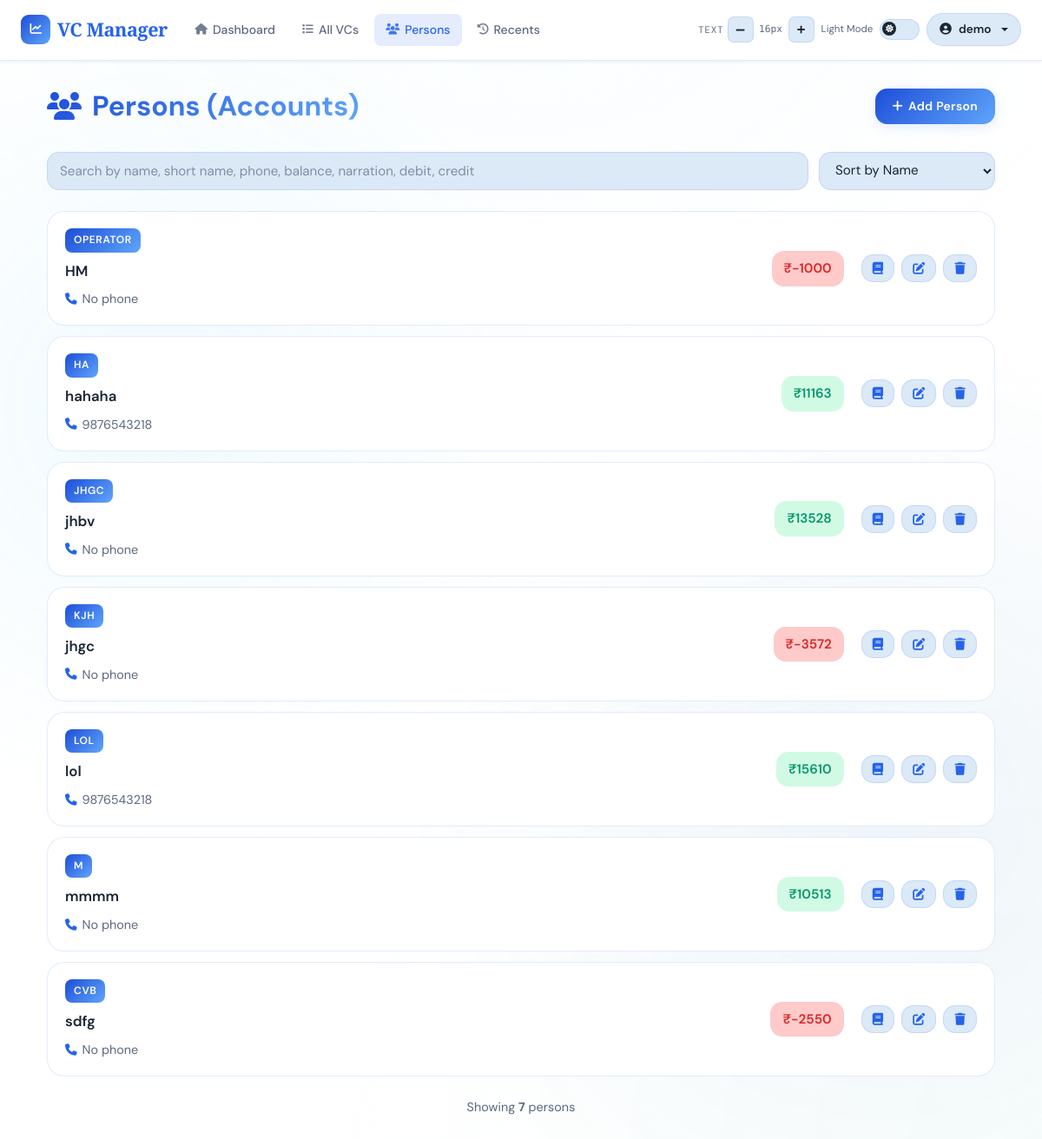
Screenshot of /person/ (signed in) with the database file from the repository.
### app/models/user.py (models this page shows, shortened)
class User(UserMixin, db.Model):
    __tablename__ = 'users'
    id = db.Column(db.Integer, primary_key=True)
    email = db.Column(db.String(120), unique=True, nullable=False, index=True)
    name = db.Column(db.String(120), nullable=False)
    password_hash = db.Column(db.String(255), nullable=True)  # Nullable for OAuth-only users
    google_id = db.Column(db.String(255), unique=True, nullable=True)  # For OAuth users
    created_at = db.Column(db.DateTime, default=datetime.utcnow)
    last_login = db.Column(db.DateTime, nullable=True)
    vcs = db.relationship('VC', backref='user', lazy=True, cascade='all, delete-orphan')
    persons = db.relationship('Person', backref='user', lazy=True, cascade='all, delete-orphan')

### app/models/person.py (models this page shows, shortened)
class Person(db.Model):
    __tablename__ = 'persons'
    id = db.Column(db.Integer, primary_key=True)
    user_id = db.Column(db.Integer, db.ForeignKey('users.id'), nullable=False, index=True)
    name = db.Column(db.String(80), nullable=False)
    short_name = db.Column(db.String(20), nullable=False)
    phone = db.Column(db.String(20), nullable=True)
    phone2 = db.Column(db.String(20), nullable=True)
    opening_balance = db.Column(db.Float, default=0.0, nullable=True)
    created_at = db.Column(db.DateTime, default=datetime.utcnow)
    __table_args__ = (
        db.UniqueConstraint('user_id', 'name',       name='uq_person_user_name'),
        db.UniqueConstraint('user_id', 'short_name', name='uq_person_user_short_name'),
    )
    payments = db.relationship(
        'Payment',
        backref='person',
        cascade='all, delete-orphan',
        passive_deletes=True
    )
    ledger_entries = db.relationship(
        'LedgerEntry',
        back_populates='person',
        cascade='all, delete-orphan'
    )
    transactions = db.relationship(
        'Transaction',
        back_populates='person',
        cascade='all, delete-orphan'
    )

### app/routes/person.py (the view)
@person_bp.route('/')
@login_required
def persons():
    latest_id_subq = (
        db.session.query(
            LedgerEntry.person_id,
            func.max(LedgerEntry.id).label('max_id')
        )
        .group_by(LedgerEntry.person_id)
        .subquery()
    )
    latest_balance_subq = (
        db.session.query(
            LedgerEntry.person_id,
            LedgerEntry.balance.label('latest_balance')
        )
        .join(
            latest_id_subq,
            (LedgerEntry.person_id == latest_id_subq.c.person_id) &
            (LedgerEntry.id == latest_id_subq.c.max_id)
        )
        .subquery()
    )
    results = (
        db.session.query(
            Person,
            latest_balance_subq.c.latest_balance
        )
        .outerjoin(
            latest_balance_subq,
            Person.id == latest_balance_subq.c.person_id
        )
        .filter(Person.user_id == current_user.id)
        .order_by(Person.name.asc())
        .all()
    )
    persons = []
    for person, balance in results:
        person.current_balance = float(balance or person.opening_balance or 0.0)
        persons.append(person)
    return render_template('person/list.html', persons=persons)

### templates/person/list.html (shortened to what this page needs)
{% extends "base.html" %}
{% block content %}
<div class="container-fluid">
    <div class="page-header">
        <h1 class="page-title">
            <i class="fas fa-users"></i>Persons (Accounts)
        </h1>
        <button class="btn btn-primary" onclick="location.href='{{ url_for('person.create_person') }}'">
            <i class="fas fa-plus"></i>Add Person
        </button>
    </div>
    <div class="control-bar">
        <div class="search-box">
            <input
                id="searchInput"
                type="search"
                class="form-control"
                placeholder="Search by name, short name, phone, balance, narration, debit, credit">
        </div>
        <select id="sortSelect" class="sort-select">
            <option value="name_asc">Sort by Name</option>
        </select>
    </div>
    <div class="person-list">
        {% if persons %}
            {% for person in persons %}
            <div class="person-item" id="person-{{ person.id }}"
                onclick="location.href='{{ url_for('ledger.person_ledger', person_id=person.id) }}'"
                style="cursor:pointer;"
                data-name="{{ person.name }}"
                data-phone="{{ (person.phone or '') ~ ' ' ~ (person.phone2 or '') }}"
                data-balance="{{person.current_balance }}">
                <div class="person-item-main">
                    <div class="person-badge">{{ person.short_name }}</div>
                    <div class="person-name">{{ person.name }}</div>
                    <div class="person-meta">
                        {% if person.phone %}
                        <div class="person-meta-item">
                            <i class="fas fa-phone"></i>
                            <span>{{ person.phone }}</span>
                        </div>
                        {% endif %}
                        {% if not person.phone and not person.phone2 %}
                        <div class="person-meta-item" style="color: var(--text-muted);">
                            <i class="fas fa-phone"></i>
                            <span>No phone</span>
                        </div>
                        {% endif %}
                    </div>
                </div>
                <div class="person-item-actions">
                    <div class="balance-badge {{ 'positive' if person.current_balance >= 0 else 'negative' }}">
                        ₹{{ "%.0f"|format(person.current_balance) }}
                    </div>
                    <div class="action-buttons">
                        <button class="btn" onclick="event.stopPropagation(); location.href='{{ url_for('ledger.person_ledger', person_id=person.id) }}'" title="View Ledger">
                            <i class="fas fa-book"></i>
                        </button>
                        <button class="btn" onclick="event.stopPropagation(); location.href='{{ url_for('person.edit_person', id=person.id) }}'" title="Edit">
                            <i class="fas fa-edit"></i>
                        </button>
                        <button class="btn"
                            onclick="event.stopPropagation(); confirmDelete({{ person.id }})"
                            title="Delete">
                            <i class="fas fa-trash"></i>
                        </button>
                    </div>
                </div>
            </div>
            {% endfor %}
        {% endif %}
    </div>
    {% if persons %}
    <div style="margin-top: 24px; text-align: center; color: var(--text-muted); font-size: 0.9rem;">
        Showing <strong>{{ persons|length }}</strong> person{{ 's' if persons|length != 1 else '' }}
    </div>
    {% endif %}
</div>
{% endblock %}

### templates/base.html (shortened to what this page needs)
<!DOCTYPE html>
<html lang="en" data-theme="light">
<head>
    <link href="https://cdnjs.cloudflare.com/ajax/libs/font-awesome/6.5.0/css/all.min.css" rel="stylesheet">
    <link href="https://cdn.jsdelivr.net/npm/bootstrap@5.3.0/dist/css/bootstrap.min.css" rel="stylesheet">
    <link rel="stylesheet" href="https://cdn.jsdelivr.net/npm/swiper@11/swiper-bundle.min.css" />
</head>
<body>
<nav class="navbar navbar-expand-lg" role="navigation" aria-label="Main navigation">
    <div class="container-fluid px-4">
        <a class="navbar-brand" href="{{ url_for('dashboard.index') }}">
            <div class="brand-icon" aria-hidden="true"><i class="fas fa-chart-line"></i></div>
            VC Manager
        </a>
        <div class="collapse navbar-collapse" id="navbarNav">
            {% if current_user.is_authenticated %}
            <ul class="navbar-nav me-auto d-none d-md-flex">
                <li class="nav-item"><a class="nav-link" href="{{ url_for('dashboard.index') }}"><i class="fas fa-home"></i>Dashboard</a></li>
                <li class="nav-item"><a class="nav-link" href="{{ url_for('vc.vcs_list') }}"><i class="fas fa-list"></i>All VCs</a></li>
                <li class="nav-item"><a class="nav-link" href="{{ url_for('person.persons') }}"><i class="fas fa-users"></i>Persons</a></li>
                <li class="nav-item"><a class="nav-link" href="{{ url_for('transactions.recent_transactions') }}"><i class="fas fa-history"></i>Recents</a></li>
            </ul>
            {% endif %}
            <div class="d-flex align-items-center ms-auto gap-2 mt-2 mt-lg-0">
                <div class="d-flex align-items-center gap-1" role="toolbar" aria-label="Font size">
                    <span class="a11y-label d-none d-xl-inline">Text</span>
                    <button class="fs-btn" id="fsDecrease" aria-label="Decrease font size">–</button>
                    <span class="fs-display" id="fsDisplay" aria-live="polite">16px</span>
                    <button class="fs-btn" id="fsIncrease" aria-label="Increase font size">+</button>
                </div>
                <div class="d-flex align-items-center gap-2" aria-label="Theme">
                    <span class="toggle-label-text d-none d-xl-inline" id="themeLabel">Dark</span>
                    <label class="toggle-switch" aria-label="Toggle light/dark mode">
                        <div class="toggle-track"></div>
                        <div class="toggle-thumb"><i class="fas fa-moon" id="toggleIcon"></i></div>
                    </label>
                </div>
                {% if current_user.is_authenticated %}
                <div class="dropdown">
                    <button class="user-btn dropdown-toggle" type="button" data-bs-toggle="dropdown" aria-expanded="false">
                        <i class="fas fa-user-circle"></i>
                        <span class="d-none d-sm-inline">{{ current_user.name }}</span>
                    </button>
                </div>
                {% endif %}
            </div>
        </div>
    </div>
</nav>
<main class="main-content" role="main">
    <div class="container">
        {% block content %}{% endblock %}
    </div>
</main>
</body>
</html>

### templates/person/list.html (style rules this page uses)
html { font-size: var(--fs-base); }
body { font-size: var(--fs-base); }
.page-header { display: flex; justify-content: space-between; align-items: center; gap: 12px; margin-bottom: 32px; flex-wrap: nowrap; }
.page-title { font-size: 2rem; font-weight: 700; background: var(--grad-header); -webkit-background-clip: text; -webkit-text-fill-color: transparent; margin: 0; display: flex; align-items: center; gap: 12px; white-space: nowrap; flex-shrink: 0; }
.page-title i { color: var(--accent); flex-shrink: 0; }
.control-bar { display: flex; gap: 12px; flex-wrap: wrap; margin-bottom: 24px; align-items: center; }
.search-box { display: flex; gap: 8px; flex: 1; min-width: 240px; }
.search-box .form-control { background: var(--surface2); color: var(--text); border: 1.5px solid var(--border); border-radius: var(--radius-md); padding: 10px 14px; font-size: 0.95rem; }
.search-box .form-control::placeholder { color: var(--text-muted); }
.sort-select { background: var(--surface2); color: var(--text); border: 1.5px solid var(--border); border-radius: var(--radius-md); padding: 10px 14px; font-size: 0.95rem; cursor: pointer; transition: all 0.28s cubic-bezier(.4,0,.2,1); }
.person-list { display: flex; flex-direction: column; gap: 12px; }
.person-item { background: var(--surface); border: 1.5px solid var(--border); border-radius: var(--radius-lg); padding: 18px 20px; transition: all 0.28s cubic-bezier(.4,0,.2,1); cursor: pointer; display: flex; align-items: center; justify-content: space-between; gap: 20px; }
.person-item-main { flex: 1; min-width: 0; }
.person-name { font-size: 1.05rem; font-weight: 600; color: var(--text); margin-bottom: 8px; }
.person-badge { background: var(--grad-header); color: #fff; padding: 4px 10px; border-radius: var(--radius-sm); font-weight: 600; font-size: 0.75rem; text-transform: uppercase; letter-spacing: 0.05em; display: inline-block; margin-bottom: 8px; margin-right: 8px; }
.person-meta { display: flex; gap: 16px; flex-wrap: wrap; font-size: 0.9rem; color: var(--text-muted); }
.person-meta-item { display: flex; align-items: center; gap: 6px; }
.person-meta-item i { color: var(--accent); font-size: 0.85rem; }
.person-item-actions { display: flex; gap: 20px; align-items: center; min-width: fit-content; }
.balance-badge { padding: 8px 14px; border-radius: var(--radius-md); font-weight: 600; text-align: center; font-size: 0.95rem; }
.balance-badge.positive { background: var(--success-bg); color: var(--success); }
.balance-badge.negative { background: var(--danger-bg); color: var(--danger); }
.action-buttons { display: flex; gap: 8px; }
.action-buttons .btn { padding: 8px 12px; border-radius: var(--radius-md); transition: all 0.28s cubic-bezier(.4,0,.2,1); border: 1.5px solid var(--border); background: var(--surface2); color: var(--accent); cursor: pointer; display: flex; align-items: center; justify-content: center; }

### rows the page displays
User: name "demo"
Person: short_name "OPERATOR", name "HM", phone "No phone", current_balance "-1000"
Person: short_name "HA", name "hahaha", phone "9876543218", current_balance "11163"
Person: short_name "JHGC", name "jhbv", phone "No phone", current_balance "13528"
Person: short_name "KJH", name "jhgc", phone "No phone", current_balance "-3572"
Person: short_name "LOL", name "lol", phone "9876543218", current_balance "15610"
Person: short_name "M", name "mmmm", phone "No phone", current_balance "10513"
Person: short_name "CVB", name "sdfg", phone "No phone", current_balance "-2550"

### other values shown
{{ persons|length }} "7"
{{ 's' if persons|length != 1 else '' }} "s"
